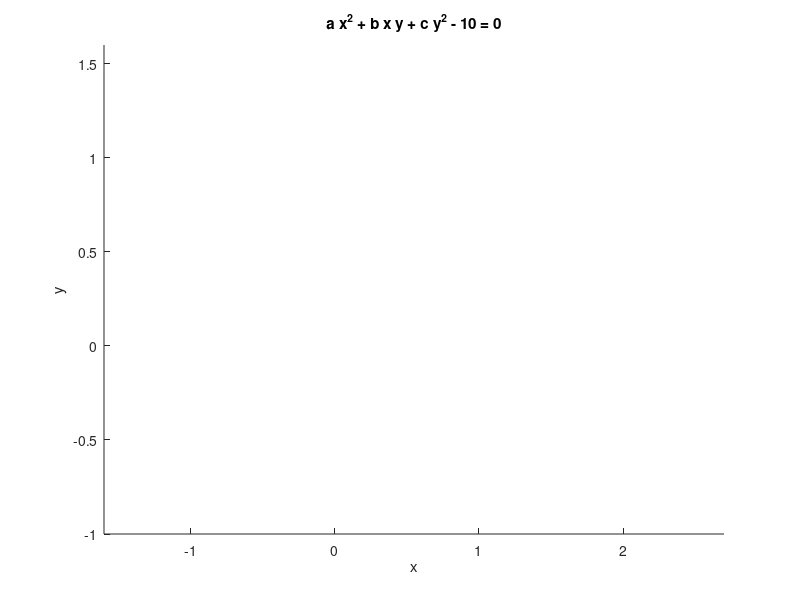

Recreate this plot in MATLAB.
A=[2.56,-2.56,2.56;0.81,0.81,0.81;0.5625,0.75,1;7.29,-2.7,1];
f=[10;10;10;10];
r=A\f
a=r(1);
b=r(2);
c=r(3);
fh = @(x,y) a*x^2+b*x*y+c*y^2-10;
ezplot(fh,[-1.6,2.7,-1,1.6]);
